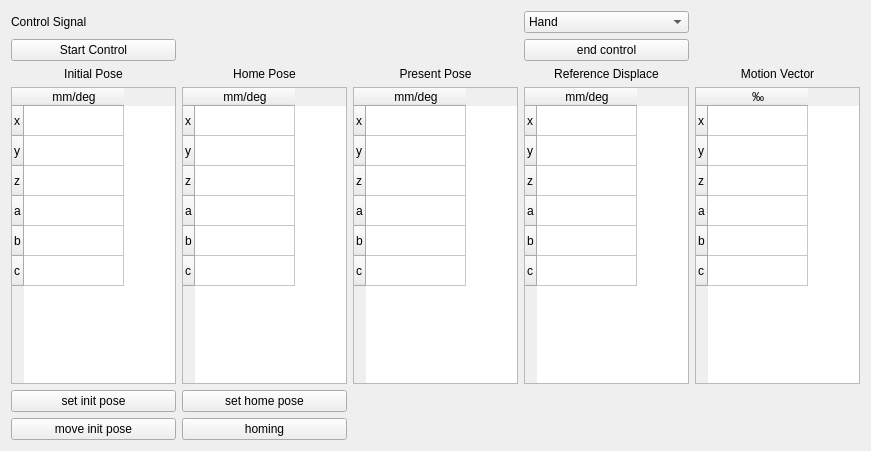
       <widget class="QWidget" name="layoutWidget">
        <property name="geometry">
         <rect>
          <x>430</x>
          <y>10</y>
          <width>871</width>
          <height>451</height>
         </rect>
        </property>
        <layout class="QGridLayout" name="gridLayout_4">
         <item row="0" column="0">
          <widget class="QLabel" name="label_24">
           <property name="text">
            <string>Control Signal</string>
           </property>
          </widget>
         </item>
         <item row="1" column="0">
          <widget class="QPushButton" name="pb_start_control">
           <property name="text">
            <string>Start Control</string>
           </property>
          </widget>
         </item>
         <item row="0" column="5">
          <widget class="QComboBox" name="combo_signal_source">
           <item>
            <property name="text">
             <string>Hand</string>
            </property>
           </item>
           <item>
            <property name="text">
             <string>KinectV2</string>
            </property>
           </item>
           <item>
            <property name="text">
             <string>WebCam</string>
            </property>
           </item>
           <item>
            <property name="text">
             <string>RealsenseD435</string>
            </property>
           </item>
           <item>
            <property name="text">
             <string>TouchDesign</string>
            </property>
           </item>
          </widget>
         </item>
         <item row="1" column="5">
          <widget class="QPushButton" name="pb_end_control">
           <property name="text">
            <string>end control</string>
           </property>
          </widget>
         </item>
         <item row="3" column="1">
          <widget class="QTableWidget" name="table_home_pose">
           <row>
            <property name="text">
             <string>x</string>
            </property>
           </row>
           <row>
            <property name="text">
             <string>y</string>
            </property>
           </row>
           <row>
            <property name="text">
             <string>z</string>
            </property>
           </row>
           <row>
            <property name="text">
             <string>a</string>
            </property>
           </row>
           <row>
            <property name="text">
             <string>b</string>
            </property>
           </row>
           <row>
            <property name="text">
             <string>c</string>
            </property>
           </row>
           <column>
            <property name="text">
             <string>mm/deg</string>
            </property>
           </column>
          </widget>
         </item>
         <item row="5" column="1">
          <widget class="QPushButton" name="pb_homing">
           <property name="text">
            <string>homing</string>
           </property>
          </widget>
         </item>
         <item row="5" column="0">
          <widget class="QPushButton" name="pb_move_ini_pose">
           <property name="text">
            <string>move init pose</string>
           </property>
          </widget>
         </item>
         <item row="3" column="5">
          <widget class="QTableWidget" name="table_ref_displacement">
           <row>
            <property name="text">
             <string>x</string>
            </property>
           </row>
           <row>
            <property name="text">
             <string>y</string>
            </property>
           </row>
           <row>
            <property name="text">
             <string>z</string>
            </property>
           </row>
           <row>
            <property name="text">
             <string>a</string>
            </property>
           </row>
           <row>
            <property name="text">
             <string>b</string>
            </property>
           </row>
           <row>
            <property name="text">
             <string>c</string>
            </property>
           </row>
           <column>
            <property name="text">
             <string>mm/deg</string>
            </property>
           </column>
          </widget>
         </item>
         <item row="2" column="5">
          <widget class="QLabel" name="label_40">
           <property name="text">
            <string>Reference Displace</string>
           </property>
           <property name="alignment">
            <set>Qt::AlignCenter</set>
           </property>
          </widget>
         </item>
         <item row="3" column="0">
          <widget class="QTableWidget" name="table_ini_pose">
           <row>
            <property name="text">
             <string>x</string>
            </property>
           </row>
           <row>
            <property name="text">
             <string>y</string>
            </property>
           </row>
           <row>
            <property name="text">
             <string>z</string>
            </property>
           </row>
           <row>
            <property name="text">
             <string>a</string>
            </property>
           </row>
           <row>
            <property name="text">
             <string>b</string>
            </property>
           </row>
           <row>
            <property name="text">
             <string>c</string>
            </property>
           </row>
           <column>
            <property name="text">
             <string>mm/deg</string>
            </property>
           </column>
          </widget>
         </item>
         <item row="3" column="6">
          <widget class="QTableWidget" name="table_motion_vector">
           <row>
            <property name="text">
             <string>x</string>
            </property>
           </row>
           <row>
            <property name="text">
             <string>y</string>
            </property>
           </row>
           <row>
            <property name="text">
             <string>z</string>
            </property>
           </row>
           <row>
            <property name="text">
             <string>a</string>
            </property>
           </row>
           <row>
            <property name="text">
             <string>b</string>
            </property>
           </row>
           <row>
            <property name="text">
             <string>c</string>
            </property>
           </row>
           <column>
            <property name="text">
             <string>‰</string>
            </property>
           </column>
          </widget>
         </item>
         <item row="2" column="6">
          <widget class="QLabel" name="label_69">
           <property name="text">
            <string>Motion Vector</string>
           </property>
           <property name="alignment">
            <set>Qt::AlignCenter</set>
           </property>
          </widget>
         </item>
         <item row="4" column="0">
          <widget class="QPushButton" name="pb_set_init">
           <property name="text">
            <string>set init pose</string>
           </property>
          </widget>
         </item>
         <item row="4" column="1">
          <widget class="QPushButton" name="pb_set_home">
           <property name="text">
            <string>set home pose</string>
           </property>
          </widget>
         </item>
         <item row="2" column="1">
          <widget class="QLabel" name="label_70">
           <property name="text">
            <string>Home Pose</string>
           </property>
           <property name="alignment">
            <set>Qt::AlignCenter</set>
           </property>
          </widget>
         </item>
         <item row="2" column="0">
          <widget class="QLabel" name="label_71">
           <property name="text">
            <string>Initial Pose</string>
           </property>
           <property name="alignment">
            <set>Qt::AlignCenter</set>
           </property>
          </widget>
         </item>
         <item row="3" column="4">
          <widget class="QTableWidget" name="table_pre_pose">
           <row>
            <property name="text">
             <string>x</string>
            </property>
           </row>
           <row>
            <property name="text">
             <string>y</string>
            </property>
           </row>
           <row>
            <property name="text">
             <string>z</string>
            </property>
           </row>
           <row>
            <property name="text">
             <string>a</string>
            </property>
           </row>
           <row>
            <property name="text">
             <string>b</string>
            </property>
           </row>
           <row>
            <property name="text">
             <string>c</string>
            </property>
           </row>
           <column>
            <property name="text">
             <string>mm/deg</string>
            </property>
           </column>
          </widget>
         </item>
         <item row="2" column="4">
          <widget class="QLabel" name="label_26">
           <property name="text">
            <string>Present Pose</string>
           </property>
           <property name="alignment">
            <set>Qt::AlignCenter</set>
           </property>
          </widget>
         </item>
        </layout>
       </widget>
